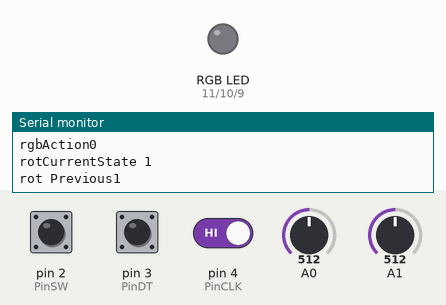
The sketch below on a simulated Arduino Uno, built with avr-gcc and run on an emulated ATmega328P. Shown: an RGB LED mixed from three pins (HIGH = lit), the last lines printed to the serial monitor. Dashed ring = blinking. The inputs (shaded band) are chosen by the test bench; at power-on: pin 4 (PinCLK) HIGH, pin 2 (PinSW) HIGH, pin 3 (PinDT) HIGH, A0 = 512, A1 = 512.

Above: at 1.3 s.
1.4 s: pin 4 (PinCLK) driven LOW
At 1.65 s:
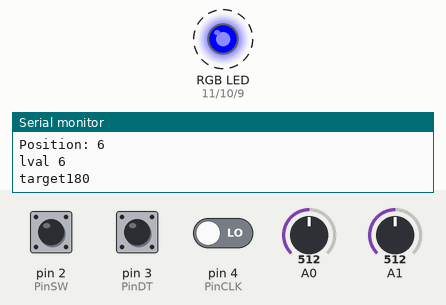
4.4 s: pin 2 (PinSW) pulled LOW for 0.6 s
6.5 s: pin 4 (PinCLK) driven HIGH
At 6.65 s:
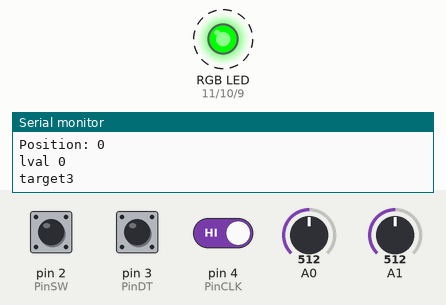
9.5 s: pin 4 (PinCLK) driven LOW
At 11.8 s:
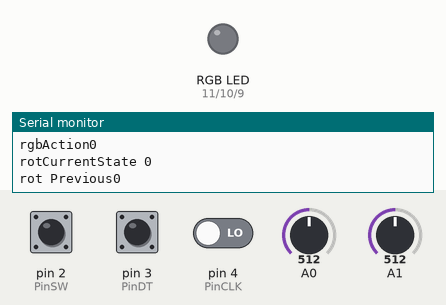
12.5 s: pin 2 (PinSW) pulled LOW for 3.2 s
17.2 s: pin 4 (PinCLK) driven HIGH
At 17.35 s:
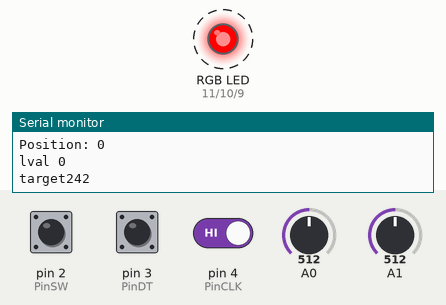
Timing chart, 0 to 20.2 s (numbered marks = the images above; inputs shaded):
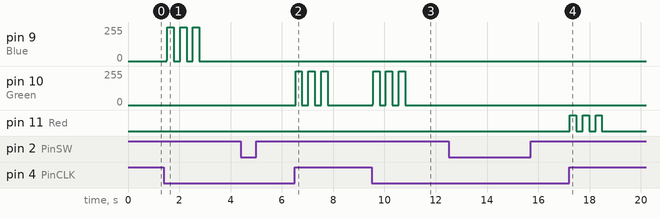

Measured:
- after the input at 1.4 s, pin 9 (Blue): alternates 255/255 for 0.25 s and 0/255 for 0.25 s, 6 changes in all, then stays 0/255, starting after 0.11 s
- after the input at 6.5 s, pin 10 (Green): alternates 255/255 for 0.25 s and 0/255 for 0.25 s, 6 changes in all, then stays 0/255, starting at once
- after the input at 9.5 s, pin 10 (Green): alternates 255/255 for 0.25 s and 0/255 for 0.25 s, 6 changes in all, then stays 0/255, starting at once
- after the input at 17.2 s, pin 11 (Red): alternates HIGH for 0.25 s and LOW for 0.25 s, 6 changes in all, then stays LOW, starting at once

The sketch:

Sketch1.ino
```cpp
/*
 Name:		Sketch1.ino
 Created:	4/4/2018 17:17:52
 Author:	jason
*/

//rotary code taken from https://howtomechatronics.com/tutorials/arduino/rotary-encoder-works-use-arduino/


// ----BEGIN Variable creation
//Rotary Pins
#define PinCLK 4 //grey
#define PinDT 3 //black
#define PinSW 2 //yellow

// rotary flag and values
int rotPosition = 0;
int rotPrevPos;
int rotCurrentState;
int rotPrevState;
volatile boolean ButtonPressed;  // need volatile for Interrupts

//RGB pins -- these must be pwm
#define Red 11
#define Green 10
#define Blue 9

//Joystick Pins
#define jSW 7
#define	jX	0 // orange
#define	jY 1 //yellow
#define xLED 6
#define yLED 5

// joystick values
int jsXTarget = 700;
int jsYTarget= 700;
int lightValX = 100;
int lightValY = 100;
int jsXpos;
int jsYpos;

//colour values
int rgbPin = 9; // used for switching input channel
int prevPin;
int rTrgt = 242;
int bTrgt = 180;
int gTrgt = 3;

//stage flag
boolean rgbState = true;
boolean rPass = false;
boolean gPass = false;
boolean bPass = false;

//------END	Variable creation

//------ Helper Methods
void debugPrint(String message, int val) {
	Serial.println(message + val);
}

// Interrupt routine runs when SW reads LOW switched input pin when SW read HIGH again
void isr() {
	delay(4);  // delay for Debouncing
	//debugPrint("pinState ", digitalRead(PinSW));
	if(digitalRead(PinSW) == 1){
		rgbPin++;
		if (rgbPin > 11) rgbPin = 9;

		debugPrint("pin ", rgbPin);
	}
}

int enforceLimit(int num) {
	if (num > 255) {
		num = 0;
	} else if (num <0){
		num = 255;
	}
	return num;
}

// will need current light value, light pin, and target
void checkRGBTarget(int rgb, int lVal) {
	int target;
	if (rgb == Red) {
		target = rTrgt;
	}
	else if (rgb == Green)
	{
		target = gTrgt;
	}
	else if (rgb == Blue)
	{
		target = bTrgt;
	}
	if (lVal - target <= 10 && target - lVal >= -10 ) {
		debugPrint("lval ", lVal);
		debugPrint("target", target);
		// win
		blink(rgb);
		blink(rgb);
		blink(rgb);
		if (rgb == Red) {
			rPass = true;
		}
		else if (rgb == Green)
		{
			gPass = true;
		}
		else if (rgb == Blue)
		{
			bPass = true;
		}
		rgbStateGate();
	}
}

void rgbStateGate() {
	if (rPass == true && gPass == true && bPass == true) {
		rgbState = false;
	}
}

void blink(int target) {
	digitalWrite(target, HIGH);
	delay(250);
	digitalWrite(target, LOW);
	delay(250);
}

int changeLight(int target, int val, boolean brighter) {

	if (brighter) {val += 10;}
	else{val -= 10;}
	analogWrite(target, val);

	return val;
}


//--- END Helper Methods

// the setup function runs once when you press reset or power the board
void setup() {
	// put your setup code here, to run once:
	// degreee
	pinMode(PinCLK, INPUT);
	// direction
	pinMode(PinDT, INPUT);
	//switch
	pinMode(PinSW, INPUT);
	digitalWrite(PinSW, HIGH); // Pull-Up resistor for switch
	attachInterrupt(0, isr, LOW); // interrupt 0 always connected to pin 2 on Arduino UNO

	rotPrevState = digitalRead(PinCLK);

	//setup lights for O/P
	pinMode(Red, OUTPUT);
	pinMode(Blue, OUTPUT);
	pinMode(Green, OUTPUT);

	//Turn all off to begin
	digitalWrite(Red,LOW);
	digitalWrite(Blue,LOW);
	digitalWrite(Green,LOW);

	//joystick setup
	pinMode(jX, OUTPUT);
	digitalWrite(jX, LOW);
	pinMode(jY, OUTPUT);
	digitalWrite(jY, LOW);
	pinMode(jSW, INPUT);
	digitalWrite(jSW, HIGH);
	jsXpos = analogRead(jX);
	jsYpos = analogRead(jY);

	//logging
	Serial.begin(9600);
}

/*
void rgbAction() {
	debugPrint("rgbAction", 0);
	rotCurrentState = digitalRead(PinCLK); // Reads the "current" state of the outputA
										   // If the previous and the current state of the outputA are different, that means a Pulse has occured
	debugPrint("rotCurrentState ", rotCurrentState);
	debugPrint("rot Previous", rotPrevState);
	if (rotCurrentState != rotPrevState) {
		rotPrevPos = rotPosition;
		// If the outputB state is different to the outputA state, that means the encoder is rotating clockwise
		if (digitalRead(PinDT) != rotCurrentState) {
			rotPosition = rotPrevPos + 6;
			rotPosition = enforceLimit(rotPosition);
		}
		else {
			rotPosition = rotPrevPos - 6;
			rotPosition = enforceLimit(rotPosition);
		}
		//take position and map it
		// use map output as input for light

		debugPrint("Position: ", rotPosition);
		analogWrite(rgbPin, rotPosition);
		// need to check against win state
		checkRGBTarget(rgbPin, rotPosition);

	}
	rotPrevState = rotCurrentState; // Updates the previous state of the outputA with the current state
}
*/

//void jsDecision(int lightPin, int sensorPin, int sVal, int lVal, int target, ) {
void jsDecision(boolean isX , int position) {
	//debugPrint("X axis", analogRead(jX));
	//debugPrint("Y axis", analogRead(jY));

	int lightPin;
	int sensorPin;
	int sVal;
	int lVal;
	int target;
	int curr;
	int prev;

	if (isX) {
		int lightPin = xLED;
		int sensorPin = jX;
		int sVal = position;
		int lVal = lightValX;
		int target = jsXTarget;
	}
	else
	{
		int lightPin = yLED;
		int sensorPin = jY;
		int sVal = position;
		int lVal = lightValY;
		int target = jsYTarget;
	}

		curr = analogRead(sensorPin);
		prev = sVal;
		//jsXpos = analogRead(jX);
		if (curr - target <= 50)
		{
			blink(xLED);
			blink(xLED);
			blink(xLED);
			// won something yaya
		}
		else
		{
			// closer to target
			if (curr - target < prev - target)
			{
				lVal = changeLight(lightPin, lVal, true);
			}
			else // further from target
			{
				lVal = changeLight(lightPin, lVal, false);
			}
		}
		if (isX) { jsXpos = curr; }
		else { jsYpos = curr; };

}

void jsSense() {

	//debugPrint("X axis", analogRead(jX));
	//debugPrint("Y axis", analogRead(jY));
	if (jsXpos != analogRead(jX)){ jsDecision(true, analogRead(jX));}
	if (jsYpos != analogRead(jY)) { jsDecision(false, analogRead(jY)); }

	delay(750);
}

// the loop function runs over and over again until power down or reset
void loop() {
	debugPrint("top of loop", 0);
	if (rgbState) {
		//debugPrint("rgb phase", 0);
		//rgbAction();
		debugPrint("rgbAction", 0);
		rotCurrentState = digitalRead(PinCLK); // Reads the "current" state of the outputA
											   // If the previous and the current state of the outputA are different, that means a Pulse has occured
		debugPrint("rotCurrentState ", rotCurrentState);
		debugPrint("rot Previous", rotPrevState);
		if (rotCurrentState != rotPrevState) {
			rotPrevPos = rotPosition;
			// If the outputB state is different to the outputA state, that means the encoder is rotating clockwise
			if (digitalRead(PinDT) != rotCurrentState) {
				rotPosition = rotPrevPos + 6;
				rotPosition = enforceLimit(rotPosition);
			}
			else {
				rotPosition = rotPrevPos - 6;
				rotPosition = enforceLimit(rotPosition);
			}
			//take position and map it
			// use map output as input for light

			debugPrint("Position: ", rotPosition);
			analogWrite(rgbPin, rotPosition);
			// need to check against win state
			checkRGBTarget(rgbPin, rotPosition);
			rotPrevState = rotCurrentState; // Updates the previous state of the outputA with the current state
		}

	}
	else
	{
		jsSense();
	}
	//digitalWrite(Blue, LOW);
	delay(500);
}
```
